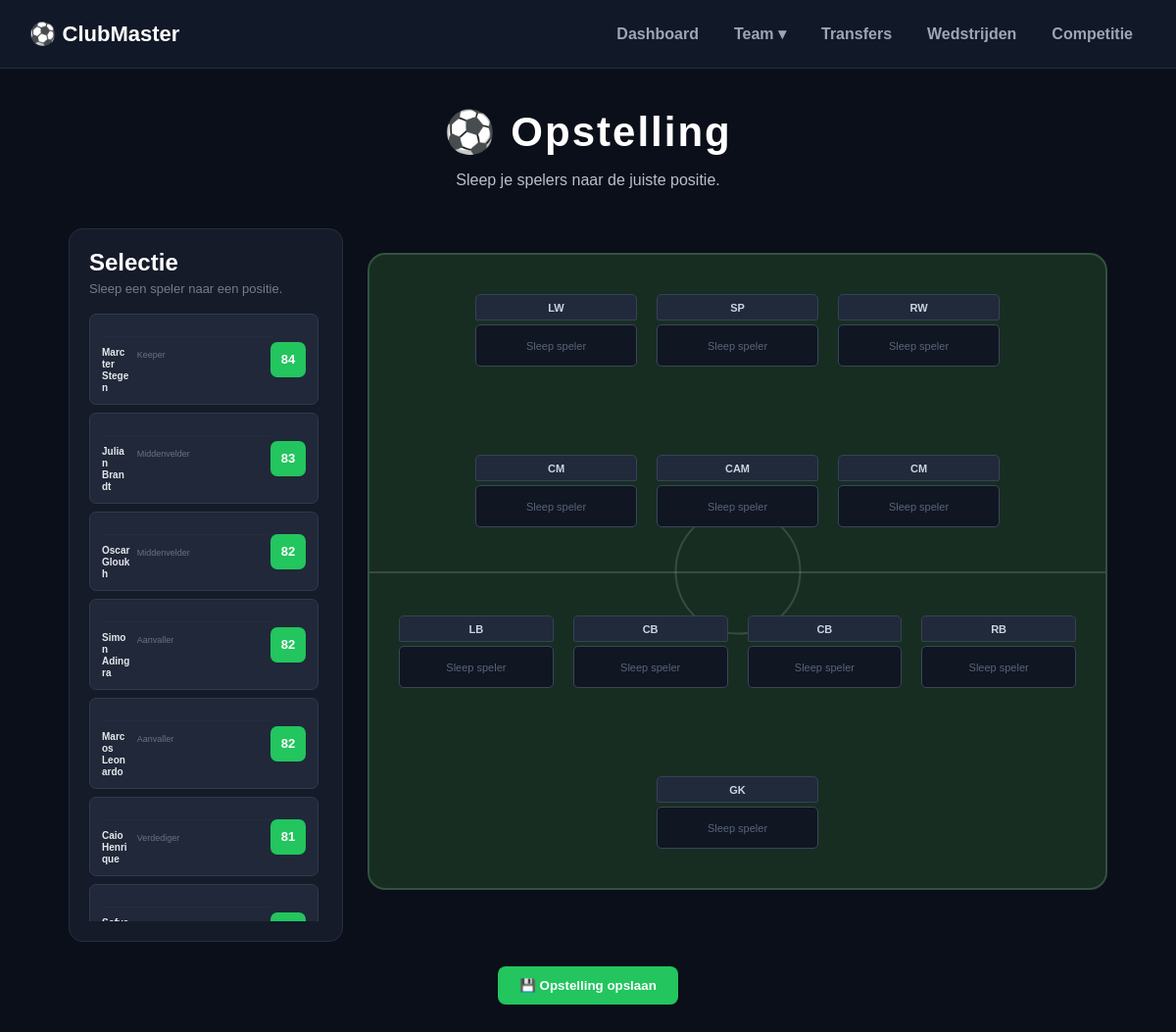
Screenshot of /lineup (signed in) with the database file from the repository.
### tables this page shows
CREATE TABLE players (
            id INTEGER PRIMARY KEY AUTOINCREMENT,
            club_id INTEGER NOT NULL,
            naam TEXT NOT NULL,
            positie TEXT NOT NULL,
            leeftijd INTEGER NOT NULL,
            marktwaarde INTEGER NOT NULL,
            rating INTEGER NOT NULL,
            salaris INTEGER NOT NULL,
            contractduur INTEGER NOT NULL,
            FOREIGN KEY (club_id) REFERENCES clubs(id)
        );

### app.py (the view, shortened to what this page needs)
@app.route(
    "/lineup",
    methods=["GET", "POST"]
)
@login_required
def lineup():
    club = get_user_club()
    if club is None:
        return redirect(
            url_for("clubs_page")
        )
    spelers = get_players_for_club(
        club["id"]
    )
    next_url = geldige_interne_url(
        request.args.get("next")
    )
    if next_url:
        session["_lineup_next"] = (
            next_url
        )
    progress = get_user_progress()
    opstelling = progress[
        "lineup"
    ]
    return render_template(
        "lineup.html",
        club=club,
        players=spelers,
        opstelling=opstelling
    )

### app.py (called while the page is built, shortened)
def get_connection():
    connection = sqlite3.connect(DATABASE)
    connection.row_factory = sqlite3.Row
    return connection

def login_required(view):
    @wraps(view)
    def wrapped_view(*args, **kwargs):
        user_id = session.get("user_id")
        if user_id is None:
            return redirect(
                url_for("login")
            )
        connection = get_connection()
        user = connection.execute("""
            SELECT id
            FROM users
            WHERE id = ?
        """, (
            user_id,
        )).fetchone()
        connection.close()
        if user is None:
            session.clear()
            return redirect(
                url_for("login")
            )
        return view(*args, **kwargs)
    return wrapped_view

def get_current_user():
    user_id = session.get("user_id")
    if user_id is None:
        return None
    connection = get_connection()
    user = connection.execute("""
        SELECT
            id,
            username,
            password_hash,
            club_id,
            lineup_json,
            tactics_json,
            transfer_history_json,
            transfer_offers_json,
            transfer_offer_date,
            created_at
        FROM users
        WHERE id = ?
    """, (
        user_id,
    )).fetchone()
    connection.close()
    return user

def load_json_value(value, default):
    if not value:
        return default
    try:
        return json.loads(value)
    except (
        TypeError,
        ValueError,
        json.JSONDecodeError
    ):
        return default

def get_user_progress():
    user = get_current_user()
    return {
        "lineup": load_json_value(
            user["lineup_json"],
            {}
        ),
        "tactics": load_json_value(
            user["tactics_json"],
            {
                "formatie": "4-3-3",
                "speelstijl": "Gebalanceerd",
                "mentaliteit": "Gebalanceerd",
                "druk": "Normaal"
            }
        ),
        "transfer_history": load_json_value(
            user["transfer_history_json"],
            []
        ),
        "transfer_offers": load_json_value(
            user["transfer_offers_json"],
            []
        ),
        "transfer_offer_date":
            user["transfer_offer_date"]
    }

def geldige_interne_url(url):
    if not url:
        return None
    if not url.startswith("/"):
        return None
    if url.startswith("//"):
        return None
    return url

### Templates/lineup.html (shortened to what this page needs)
<!DOCTYPE html>
<html lang="nl">
<head>
    <link
        rel="stylesheet"
        href="{{ url_for('static', filename='style.css') }}"
    >
</head>
<body>
{% include "navbar.html" %}
<main class="lineup-page">
    <h1>⚽ Opstelling</h1>
    <p class="page-subtitle">
        Sleep je spelers naar de juiste positie.
    </p>
    <form method="POST" id="lineup-form">
        <section class="lineup-layout">
            <aside class="player-list">
                <h2>Selectie</h2>
                <p class="lineup-help">
                    Sleep een speler naar een positie.
                </p>
                <div class="available-players">
                    {% for player in players %}
                    <div
                        class="player-bar"
                        draggable="true"
                        data-player-id="{{ player.id }}"
                        data-player-name="{{ player.naam }}"
                        data-player-rating="{{ player.rating }}"
                        data-position="{{ player.positie }}"
                    >
                        <div class="player-info">
                            <strong class="player-name">
                                {{ player.naam }}
                            </strong>
                            <span class="player-position">
                                {{ player.positie }}
                            </span>
                        </div>
                        <div class="player-rating">
                            {{ player.rating }}
                        </div>
                    </div>
                    {% endfor %}
                </div>
            </aside>
            <section class="lineup-card">
                <div class="pitch">
                    <div class="pitch-row attackers">
                        <div
                            class="position-slot"
                            data-slot="aanvaller_1"
                            data-allowed="attack"
                        >
                            <div class="position-label">
                                LW
                            </div>
                            <div class="drop-zone">
                                <span class="empty-position">
                                    Sleep speler
                                </span>
                            </div>
                        </div>
                        <div
                            class="position-slot"
                            data-slot="aanvaller_2"
                            data-allowed="attack"
                        >
                            <div class="position-label">
                                SP
                            </div>
                            <div class="drop-zone">
                                <span class="empty-position">
                                    Sleep speler
                                </span>
                            </div>
                        </div>
                        <div
                            class="position-slot"
                            data-slot="aanvaller_3"
                            data-allowed="attack"
                        >
                            <div class="position-label">
                                RW
                            </div>
                            <div class="drop-zone">
                                <span class="empty-position">
                                    Sleep speler
                                </span>
                            </div>
                        </div>
                    </div>
                    <div class="pitch-row midfield">
                        <div
                            class="position-slot"
                            data-slot="middenvelder_1"
                            data-allowed="midfield"
                        >
                            <div class="position-label">
                                CM
                            </div>
                            <div class="drop-zone">
                                <span class="empty-position">
                                    Sleep speler
                                </span>
                            </div>
                        </div>
                        <div
                            class="position-slot"
                            data-slot="middenvelder_2"
                            data-allowed="midfield"
                        >
                            <div class="position-label">
                                CAM
                            </div>
                            <div class="drop-zone">
                                <span class="empty-position">
                                    Sleep speler
                                </span>
                            </div>
                        </div>
                        <div
                            class="position-slot"
                            data-slot="middenvelder_3"
                            data-allowed="midfield"
                        >
                            <div class="position-label">
                                CM
                            </div>
                            <div class="drop-zone">
                                <span class="empty-position">
                                    Sleep speler
                                </span>
                            </div>
                        </div>
                    </div>
                    <div class="pitch-row defenders">
                        <div
                            class="position-slot"
                            data-slot="verdediger_1"
                            data-allowed="defender"
                        >
                            <div class="position-label">
                                LB
                            </div>
                            <div class="drop-zone">
                                <span class="empty-position">
                                    Sleep speler
                                </span>
                            </div>
                        </div>
                        <div
                            class="position-slot"
                            data-slot="verdediger_2"
                            data-allowed="defender"
                        >
                            <div class="position-label">
                                CB
                            </div>
                            <div class="drop-zone">
                                <span class="empty-position">
                                    Sleep speler
                                </span>
                            </div>
                        </div>
                        <div
                            class="position-slot"
                            data-slot="verdediger_3"
                            data-allowed="defender"
                        >
                            <div class="position-label">
                                CB
                            </div>
                            <div class="drop-zone">
                                <span class="empty-position">
                                    Sleep speler
                                </span>
                            </div>
                        </div>
                        <div
                            class="position-slot"
                            data-slot="verdediger_4"
                            data-allowed="defender"
                        >
                            <div class="position-label">
                                RB
                            </div>
                            <div class="drop-zone">
                                <span class="empty-position">
                                    Sleep speler
                                </span>
                            </div>
                        </div>
                    </div>
                    <div class="pitch-row goalkeeper">
                        <div
                            class="position-slot"
                            data-slot="keeper"
                            data-allowed="keeper"
                        >
                            <div class="position-label">
                                GK
                            </div>
                            <div class="drop-zone">
                                <span class="empty-position">
                                    Sleep speler
                                </span>
                            </div>
                        </div>
                    </div>
                </div>
            </section>
        </section>
        <button
            type="submit"
            class="club-button lineup-save"
        >
            💾 Opstelling opslaan
        </button>
    </form>
</main>
</body>
</html>

### rows the page displays
players: naam "Marc ter Stegen", positie "Keeper", rating "84"
players: naam "Julian Brandt", positie "Middenvelder", rating "83"
players: naam "Oscar Gloukh", positie "Middenvelder", rating "82"
players: naam "Simon Adingra", positie "Aanvaller", rating "82"
players: naam "Marcos Leonardo", positie "Aanvaller", rating "82"
players: naam "Caio Henrique", positie "Verdediger", rating "81"
